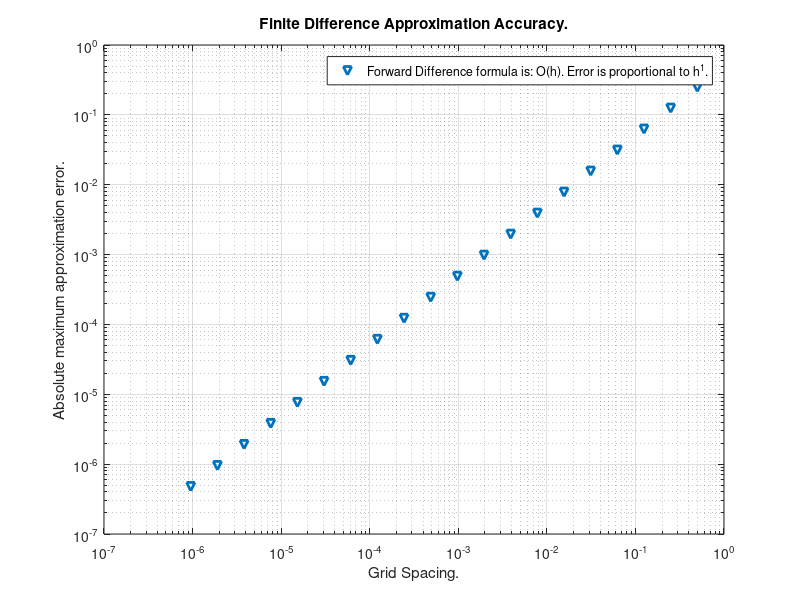

Reproduce this figure in MATLAB.
% Script showing the relation between grid spacing and 
% the error of Finite Difference Function Derivatives Approximation.
% Author: Chris B. Kirov
% Date: 05.10.2017  
clc
clear
close all

h = 1;                                                                      % initial spacing.
limit = 20;                                                              % iteration limit.

for i = 1 : limit
  
  h = h/2;                                                                 % half on each iteration.
  step_size(i) = h;

  x = 0 : h : 2*pi;                                                   % define 1D grid.
  y = cos(x);                                                           % evaluate the function on the grid.

  forward_diff = diff(y) / h;                                  % calculate derivative approximation.
  
  x_diff = x(1 : end - 1);                                       % define 1D grid to match size of approximation.
  exact_solution = -sin(x_diff);  
  
  max_error(i) = max( abs(exact_solution - forward_diff) );
end

loglog(step_size, max_error, 'LineWidth', 2, 'v') % display relation of grid spacing and max approximation error.
xlabel('Grid Spacing.')
ylabel('Absolute maximum approximation error.')
title('Finite Difference Approximation Accuracy.')
legend('Forward Difference formula is: O(h). Error is proportional to h^1.')
grid on 
